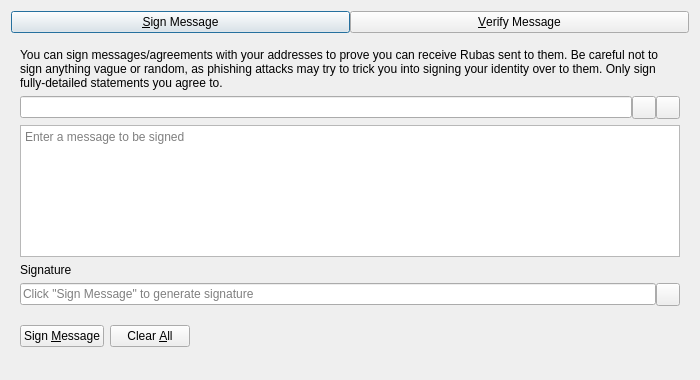
<?xml version="1.0" encoding="UTF-8"?>
<ui version="4.0">
 <class>SignVerifyMessageDialog</class>
 <widget class="QDialog" name="SignVerifyMessageDialog">
  <property name="geometry">
   <rect>
    <x>0</x>
    <y>0</y>
    <width>700</width>
    <height>380</height>
   </rect>
  </property>
  <property name="windowTitle">
   <string>Signatures - Sign / Verify a Message</string>
  </property>
  <property name="modal">
   <bool>true</bool>
  </property>
  <layout class="QVBoxLayout" name="verticalLayout">
   <item>
    <layout class="QHBoxLayout" name="horizontalLayout_Buttons_2">
     <property name="spacing">
      <number>0</number>
     </property>
     <property name="topMargin">
      <number>0</number>
     </property>
     <item>
      <widget class="QPushButton" name="btnSignMessage">
       <property name="text">
        <string>&amp;Sign Message</string>
       </property>
       <property name="checkable">
        <bool>true</bool>
       </property>
      </widget>
     </item>
     <item>
      <widget class="QPushButton" name="btnVerifyMessage">
       <property name="text">
        <string>&amp;Verify Message</string>
       </property>
       <property name="checkable">
        <bool>true</bool>
       </property>
      </widget>
     </item>
    </layout>
   </item>
   <item>
    <widget class="QStackedWidget" name="stackedWidgetSig">
     <property name="minimumSize">
      <size>
       <width>0</width>
       <height>0</height>
      </size>
     </property>
     <property name="currentIndex">
      <number>0</number>
     </property>
     <widget class="QWidget" name="pageSignMessage">
      <layout class="QVBoxLayout" name="verticalLayout_SM">
       <item>
        <widget class="QLabel" name="infoLabel_SM">
         <property name="text">
          <string>You can sign messages/agreements with your addresses to prove you can receive Rubas sent to them. Be careful not to sign anything vague or random, as phishing attacks may try to trick you into signing your identity over to them. Only sign fully-detailed statements you agree to.</string>
         </property>
         <property name="textFormat">
          <enum>Qt::PlainText</enum>
         </property>
         <property name="wordWrap">
          <bool>true</bool>
         </property>
        </widget>
       </item>
       <item>
        <layout class="QHBoxLayout" name="horizontalLayout_1_SM">
         <property name="spacing">
          <number>0</number>
         </property>
         <item>
          <widget class="QValidatedLineEdit" name="addressIn_SM">
           <property name="toolTip">
            <string>The Rubas address to sign the message with</string>
           </property>
          </widget>
         </item>
         <item>
          <widget class="QToolButton" name="addressBookButton_SM">
           <property name="toolTip">
            <string>Choose previously used address</string>
           </property>
           <property name="text">
            <string/>
           </property>
           <property name="shortcut">
            <string>Alt+A</string>
           </property>
          </widget>
         </item>
         <item>
          <widget class="QToolButton" name="pasteButton_SM">
           <property name="toolTip">
            <string>Paste address from clipboard</string>
           </property>
           <property name="text">
            <string/>
           </property>
           <property name="shortcut">
            <string>Alt+P</string>
           </property>
          </widget>
         </item>
        </layout>
       </item>
       <item>
        <widget class="QPlainTextEdit" name="messageIn_SM">
         <property name="toolTip">
          <string>Enter the message you want to sign here</string>
         </property>
         <property name="placeholderText">
          <string>Enter a message to be signed</string>
         </property>
        </widget>
       </item>
       <item>
        <widget class="QLabel" name="signatureLabel_SM">
         <property name="text">
          <string>Signature</string>
         </property>
         <property name="textFormat">
          <enum>Qt::PlainText</enum>
         </property>
        </widget>
       </item>
       <item>
        <layout class="QHBoxLayout" name="horizontalLayout_2_SM">
         <property name="spacing">
          <number>0</number>
         </property>
         <item>
          <widget class="QLineEdit" name="signatureOut_SM">
           <property name="placeholderText">
            <string>Click "Sign Message" to generate signature</string>
           </property>
           <property name="readOnly">
            <bool>true</bool>
           </property>
          </widget>
         </item>
         <item>
          <widget class="QToolButton" name="copySignatureButton_SM">
           <property name="toolTip">
            <string>Copy the current signature to the system clipboard</string>
           </property>
           <property name="text">
            <string/>
           </property>
          </widget>
         </item>
        </layout>
       </item>
       <item>
        <layout class="QHBoxLayout" name="horizontalLayout_3_SM">
         <item>
          <widget class="QPushButton" name="signMessageButton_SM">
           <property name="toolTip">
            <string>Sign the message to prove you own this Rubas address</string>
           </property>
           <property name="text">
            <string>Sign &amp;Message</string>
           </property>
           <property name="autoDefault">
            <bool>false</bool>
           </property>
          </widget>
         </item>
         <item>
          <widget class="QPushButton" name="clearButton_SM">
           <property name="toolTip">
            <string>Reset all sign message fields</string>
           </property>
           <property name="text">
            <string>Clear &amp;All</string>
           </property>
           <property name="autoDefault">
            <bool>false</bool>
           </property>
          </widget>
         </item>
         <item>
          <spacer name="horizontalSpacer_1_SM">
           <property name="orientation">
            <enum>Qt::Horizontal</enum>
           </property>
           <property name="sizeHint" stdset="0">
            <size>
             <width>40</width>
             <height>48</height>
            </size>
           </property>
          </spacer>
         </item>
         <item>
          <widget class="QLabel" name="statusLabel_SM">
           <property name="text">
            <string/>
           </property>
           <property name="wordWrap">
            <bool>true</bool>
           </property>
          </widget>
         </item>
         <item>
          <spacer name="horizontalSpacer_2_SM">
           <property name="orientation">
            <enum>Qt::Horizontal</enum>
           </property>
           <property name="sizeHint" stdset="0">
            <size>
             <width>40</width>
             <height>48</height>
            </size>
           </property>
          </spacer>
         </item>
        </layout>
       </item>
      </layout>
     </widget>
     <widget class="QWidget" name="pageVerifyMessage">
      <layout class="QVBoxLayout" name="verticalLayout_VM">
       <item>
        <widget class="QLabel" name="infoLabel_VM">
         <property name="text">
          <string>Enter the receiver's address, message (ensure you copy line breaks, spaces, tabs, etc. exactly) and signature below to verify the message. Be careful not to read more into the signature than what is in the signed message itself, to avoid being tricked by a man-in-the-middle attack. Note that this only proves the signing party receives with the address, it cannot prove sendership of any transaction!</string>
         </property>
         <property name="textFormat">
          <enum>Qt::PlainText</enum>
         </property>
         <property name="alignment">
          <set>Qt::AlignLeading|Qt::AlignLeft|Qt::AlignTop</set>
         </property>
         <property name="wordWrap">
          <bool>true</bool>
         </property>
        </widget>
       </item>
       <item>
        <layout class="QHBoxLayout" name="horizontalLayout_1_VM">
         <property name="spacing">
          <number>0</number>
         </property>
         <item>
          <widget class="QValidatedLineEdit" name="addressIn_VM">
           <property name="toolTip">
            <string>The Rubas address the message was signed with</string>
           </property>
          </widget>
         </item>
         <item>
          <widget class="QToolButton" name="addressBookButton_VM">
           <property name="toolTip">
            <string>Choose previously used address</string>
           </property>
           <property name="text">
            <string/>
           </property>
           <property name="shortcut">
            <string>Alt+A</string>
           </property>
          </widget>
         </item>
        </layout>
       </item>
       <item>
        <widget class="QPlainTextEdit" name="messageIn_VM">
          <property name="toolTip">
            <string>The signed message to verify</string>
          </property>
          <property name="placeholderText">
            <string>Enter a message to be verified</string>
          </property>
        </widget>
       </item>
       <item>
        <widget class="QValidatedLineEdit" name="signatureIn_VM">
          <property name="toolTip">
            <string>The signature given when the message was signed</string>
          </property>
          <property name="placeholderText">
            <string>Enter a signature for the message to be verified</string>
          </property>
        </widget>
       </item>
       <item>
        <layout class="QHBoxLayout" name="horizontalLayout_2_VM">
         <item>
          <widget class="QPushButton" name="verifyMessageButton_VM">
           <property name="toolTip">
            <string>Verify the message to ensure it was signed with the specified Rubas address</string>
           </property>
           <property name="text">
            <string>Verify &amp;Message</string>
           </property>
           <property name="autoDefault">
            <bool>false</bool>
           </property>
          </widget>
         </item>
         <item>
          <widget class="QPushButton" name="clearButton_VM">
           <property name="toolTip">
            <string>Reset all verify message fields</string>
           </property>
           <property name="text">
            <string>Clear &amp;All</string>
           </property>
           <property name="autoDefault">
            <bool>false</bool>
           </property>
          </widget>
         </item>
         <item>
          <spacer name="horizontalSpacer_1_VM">
           <property name="orientation">
            <enum>Qt::Horizontal</enum>
           </property>
           <property name="sizeHint" stdset="0">
            <size>
             <width>40</width>
             <height>48</height>
            </size>
           </property>
          </spacer>
         </item>
         <item>
          <widget class="QLabel" name="statusLabel_VM">
           <property name="text">
            <string/>
           </property>
           <property name="wordWrap">
            <bool>true</bool>
           </property>
          </widget>
         </item>
         <item>
          <spacer name="horizontalSpacer_2_VM">
           <property name="orientation">
            <enum>Qt::Horizontal</enum>
           </property>
           <property name="sizeHint" stdset="0">
            <size>
             <width>40</width>
             <height>48</height>
            </size>
           </property>
          </spacer>
         </item>
        </layout>
       </item>
      </layout>
     </widget>
    </widget>
   </item>
  </layout>
 </widget>
 <customwidgets>
  <customwidget>
   <class>QValidatedLineEdit</class>
   <extends>QLineEdit</extends>
   <header>qt/qvalidatedlineedit.h</header>
  </customwidget>
 </customwidgets>
 <resources>
  <include location="../rubas.qrc"/>
 </resources>
 <connections/>
</ui>
